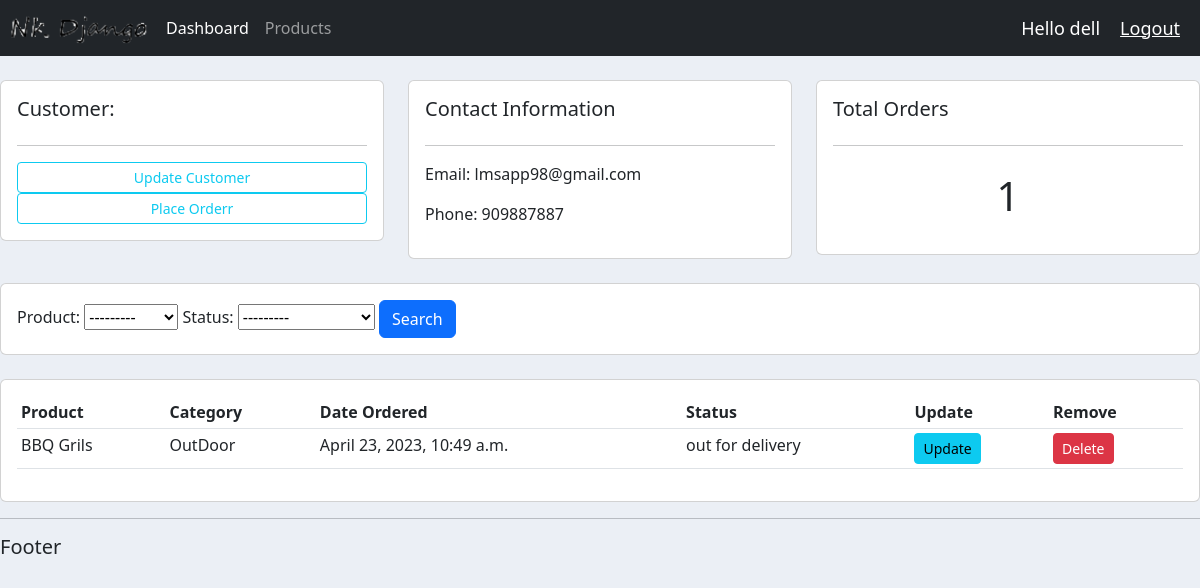
The app's page /cust/3/ (signed in) with its own data.
### accounts/models.py (models this page shows, shortened)
class customer(models.Model):
    user = models.OneToOneField(User , null=True , blank=True, on_delete=models.CASCADE)
    name = models.CharField(max_length=250 , null=True)
    phone = models.CharField(max_length=250 , null=True)
    email = models.CharField(max_length=250 , null=True)
    profile_pic = models.ImageField(default= 'Profile-Avatar.png',null=True , blank=True)
    date_created = models.DateTimeField(auto_now_add=True , null=True)

class order(models.Model):
    STATUS = (
        ('pending' , 'pending'),
        ('out for delivery' , 'out for delivery'),
        ('Delivered' , 'Delivered'),
    )
    customer = models.ForeignKey(customer , null=True , on_delete=models.SET_NULL)
    product = models.ForeignKey(product , null=True , on_delete=models.SET_NULL)
    date_created = models.DateTimeField(auto_now_add=True, null=True)
    status = models.CharField(max_length=250 , null=True , choices=STATUS)

class product(models.Model):
    CATEGORY = (
        ('Indoor' , 'Indoor'),
        ('OutDoor' , 'OutDoor'),
    )
    name = models.CharField(max_length=250 , null=True)
    price = models.FloatField(null=True)
    category = models.CharField(max_length=250 , null=True , choices=CATEGORY)
    description = models.CharField(max_length=250 , null=True , blank = True)
    date_created = models.DateTimeField(auto_now_add=True , null=True)
    tag = models.ManyToManyField(tag)
    def __str__(self):
        return self.name

### accounts/decorators.py (the view)
        def wrapper_func(request , *args , **kwargs):
            group = None
            if request.user.groups.exists():
                group = request.user.groups.all()[0].name
            if group in allowed_roles:
                return view_func(request , *args , **kwargs)
            else:
                 return HttpResponse("You are not authorised to view this page")

### accounts/views.py (called while the page is built)
@login_required(login_url='login')
@allowed_users(allowed_roles=['admin'])
def cust(request , pk_test):
    cutomer = customer.objects.get(id=pk_test)
    orders = cutomer.order_set.all()
    order_count = orders.count()
    myFilter = OrderFilter(request.GET , queryset=orders)
    orders = myFilter.qs
    context = {'cutomer': cutomer , 'orders':orders ,'order_count':order_count , 'myFilter':myFilter}
    return render(request , 'accounts/customers.html',context)

### accounts/templates/accounts/customers.html
{% extends 'accounts/main.html'%}
{% load static %}
{% block content %}
	<br>
<div class="row">
	<div class="col-md">
		<div class="card card-body">
			<h5>Customer:</h5>
			<hr>
			<a class="btn btn-outline-info btn-sm btn-block" href="">Update Customer</a>
			<a class="btn btn-outline-info btn-sm btn-block" href="{% url 'create_order' cutomer.id %}">Place Orderr</a>
		</div>
	</div>
	<div class="col-md">
		<div class="card card-body">
			<h5>Contact Information</h5>
			<hr>
			<p>Email: {{cutomer.email}}</p>
			<p>Phone: {{cutomer.phone}}</p>
		</div>
	</div>
	<div class="col-md">
		<div class="card card-body">
			<h5>Total Orders</h5>
			<hr>
			<h1 style="text-align: center;padding: 10px">{{order_count}}</h1>
		</div>
	</div>
</div>
<br>
<div class="row">
	<div class="col">
		<div class="card card-body">
			<form method="get">
			{{myFilter.form}}
		    <button class="btn btn-primary" type="submit">Search</button>
		  </form>
		</div>
	</div>
</div>
<br>
<div class="row">
	<div class="col-md">
		<div class="card card-body">
			<table class="table table-sm">
				<tr>
					<th>Product</th>
					<th>Category</th>
					<th>Date Ordered</th>
					<th>Status</th>
					<th>Update</th>
					<th>Remove</th>
				</tr>
				{% for order in orders %}
				<tr>
					<td>{{order.product}}</td>
					<td>{{order.product.category}}</td>
					<td>{{order.date_created}}</td>
					<td>{{order.status}}</td>
					<td><a class="btn btn-sm btn-info" href="{% url 'update_order' order.id %}">Update</a></td>
					<td><a class="btn btn-sm btn-danger" href="{% url 'delete_order' order.id %}">Delete</a></td>
				</tr>
				{% endfor %}
			</table>
		</div>
	</div>
</div>
{% endblock %}

### accounts/templates/accounts/navbar.html (shortened to what this page needs)
{% load static %}
<link rel="stylesheet", type="text/css" href=" {% static '/css/main.css' %}">
<nav class="navbar navbar-expand-lg navbar-dark bg-dark">
  <img src="{% static 'images/logos.png' %}">
  <div class="collapse navbar-collapse" id="navbarNavAltMarkup">
    <div class="navbar-nav">
      {% if request.user.is_staff %}
        <a class="nav-item nav-link active" href="{% url 'home' %}">Dashboard </a>
        <a class="nav-item nav-link"  href="{% url 'products' %}">Products</a>
      {% else %}
        <a class="nav-item nav-link active" >Account</a>
      {%endif%}
    </div>
  </div>
  <span class="user_name" id="'hello-msg">Hello {{request.user}}</span>
  <span ><a  class="user_name" href="{% url 'logout' %}">Logout</a></span>
</nav>

### static/css/main.css (style rules this page uses)
body { background-color: #ebeff5; }

### accounts/templates/accounts/navbar.html (style rules this page uses)
.user_name { font-size: 18px; color: #fff; margin-right: 20px; }

### records on screen
customer: email "lmsapp98@gmail.com", phone "909887887"
order: product "BBQ Grils", product.category "OutDoor", date_created "April 23, 2023, 10:49 a.m.", status "out for delivery"

### other values on screen
{{ request.user }} "dell"
{{ order_count }} "1"
